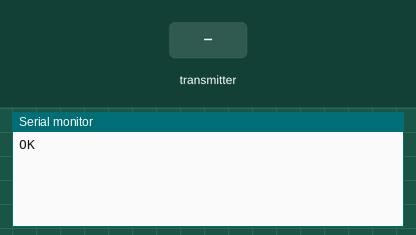
This sketch was run on a simulated ESP32. Shown: the last lines printed to the serial monitor. The inputs (shaded band) are chosen by the test bench. The audio player accepts every command and is not drawn.

Above: at 1.7 s.
1.8 s: the transmitter starts sending sound1 = 0
At 2.16 s:
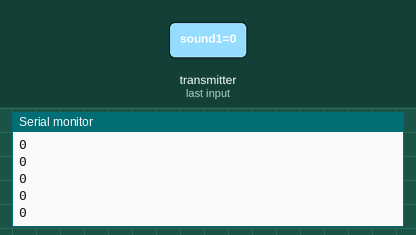
3.3 s: the transmitter starts sending sound2 = 1
At 4.67 s:
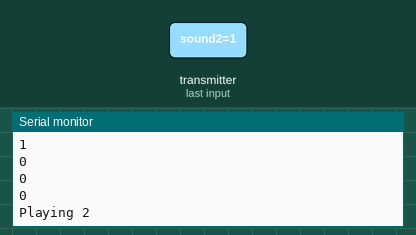
5.4 s: the transmitter starts sending sound3 = 1
At 6.79 s:
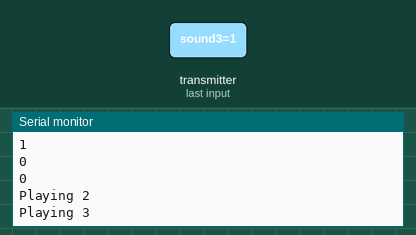
6.9 s: the transmitter starts sending sound4 = 1
At 7.33 s:
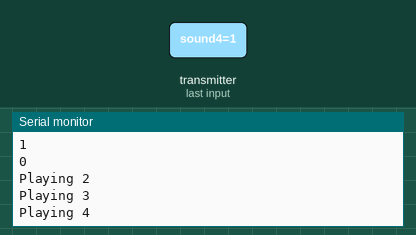
8.4 s: the transmitter starts sending sound5 = 1
At 9.8 s:
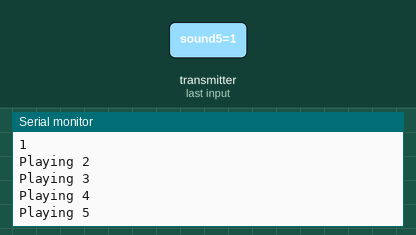
9.9 s: the transmitter starts sending sound1 = 1
Timing chart, 0 to 12.4 s (numbered marks = the images above; inputs shaded):
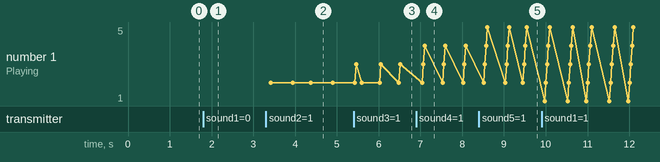

Measured:
- after the input at 1.8 s, the serial monitor: prints a new line after 0.05 s (image 1)
- after the input at 3.3 s, the serial monitor: prints a new line after 0.05 s (image 2)
- after the input at 5.4 s, the serial monitor: prints a new line after 0.06 s (image 3)
- after the input at 6.9 s, the serial monitor: prints a new line after 0.20 s (image 4)
- after the input at 8.4 s, the serial monitor: prints a new line after 0.20 s (image 5)
- plotted number 1: 2 → 3 after the input at 5.4 s, 3 → 4 after the input at 6.9 s, 4 → 5 after the input at 8.4 s

The sketch:

ESPNOW_one2many_Recieve.ino
```cpp
// (licence header left out)
#include <esp_now.h>
#include <WiFi.h>
#include "DFRobotDFPlayerMini.h"

DFRobotDFPlayerMini player;

//Structure example to receive data
//Must match the sender structure
typedef struct struct_message {
  bool sound1;
  bool sound2;
  bool sound3;
  bool sound4;
  bool sound5;
  bool shouldBreak;
}struct_message;

bool shouldSound1 = false;
bool shouldSound2 = false;
bool shouldSound3 = false;
bool shouldSound4 = false;
bool shouldSound5 = false;
bool shouldBreak = false;

//Create a struct_message called myData
struct_message myData;

//callback function that will be executed when data is received
void OnDataRecv(const uint8_t * mac, const uint8_t *incomingData, int len) {
  Serial.println("Recieved data");
  memcpy(&myData, incomingData, sizeof(myData));
  shouldSound1 = myData.sound1;
  Serial.println(shouldSound1);
  shouldSound2 = myData.sound2;
  Serial.println(shouldSound2);
  shouldSound3 = myData.sound3;
  Serial.println(shouldSound3);
  shouldSound4 = myData.sound4;
  Serial.println(shouldSound4);
  shouldSound5 = myData.sound5;
  Serial.println(shouldSound5);
}

void setup() {
  //Initialize Serial Monitor
  Serial.begin(115200);

  //Set device as a Wi-Fi Station
  WiFi.mode(WIFI_STA);

  //Init ESP-NOW
  if (esp_now_init() != ESP_OK) {
    Serial.println("Error initializing ESP-NOW");
    return;
  }

  // Once ESPNow is successfully Init, we will register for recv CB to
  // get recv packer info
  esp_now_register_recv_cb(OnDataRecv);


  /////////////////////////////DF PLAYER SETUP
  Serial2.begin(9600);

  // Start communication with DFPlayer Mini
  if (player.begin(Serial2)) {
    Serial.println("OK");

    // Set volume to maximum (0 to 30).
    player.volume(30);
  } else {
    Serial.println("Connecting to DFPlayer Mini failed!");
  }
}

void loop() {
  if (shouldSound1){
    Serial.println("Playing 1");
    shouldSound1 = false;
    player.play(1);
  }
  if (shouldSound2){
    Serial.println("Playing 2");
    shouldSound2 = false;
    player.play(2);
  }
  if (shouldSound3){
    Serial.println("Playing 3");
    shouldSound3 = false;
    player.play(3);
  }
  if (shouldSound4){
    Serial.println("Playing 4");
   shouldSound4 = false;
    player.play(4);
  }
  if (shouldSound5){
    Serial.println("Playing 5");
    shouldSound5 = false;
    player.play(5);
  }
  delay(100);
}
```
